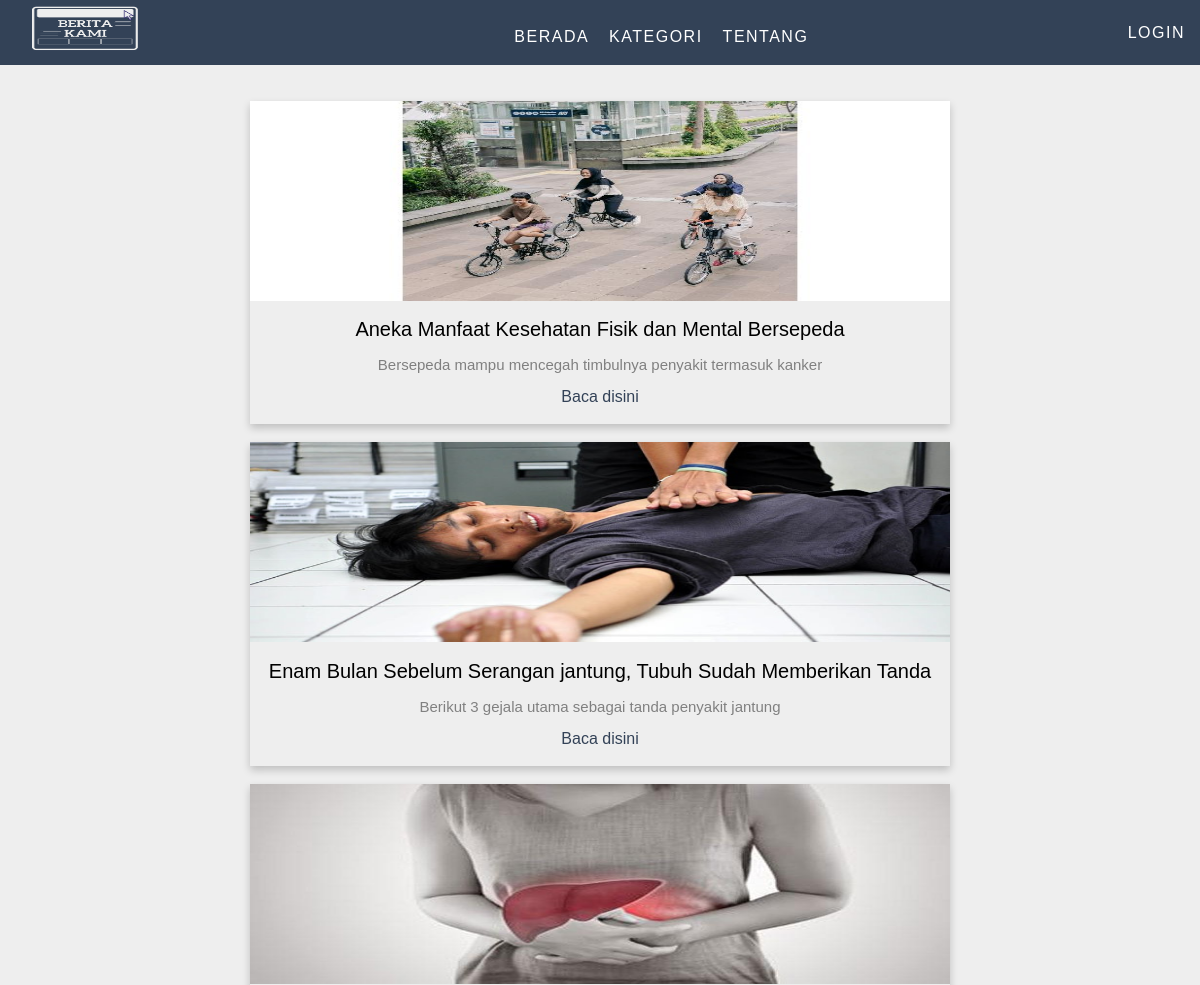
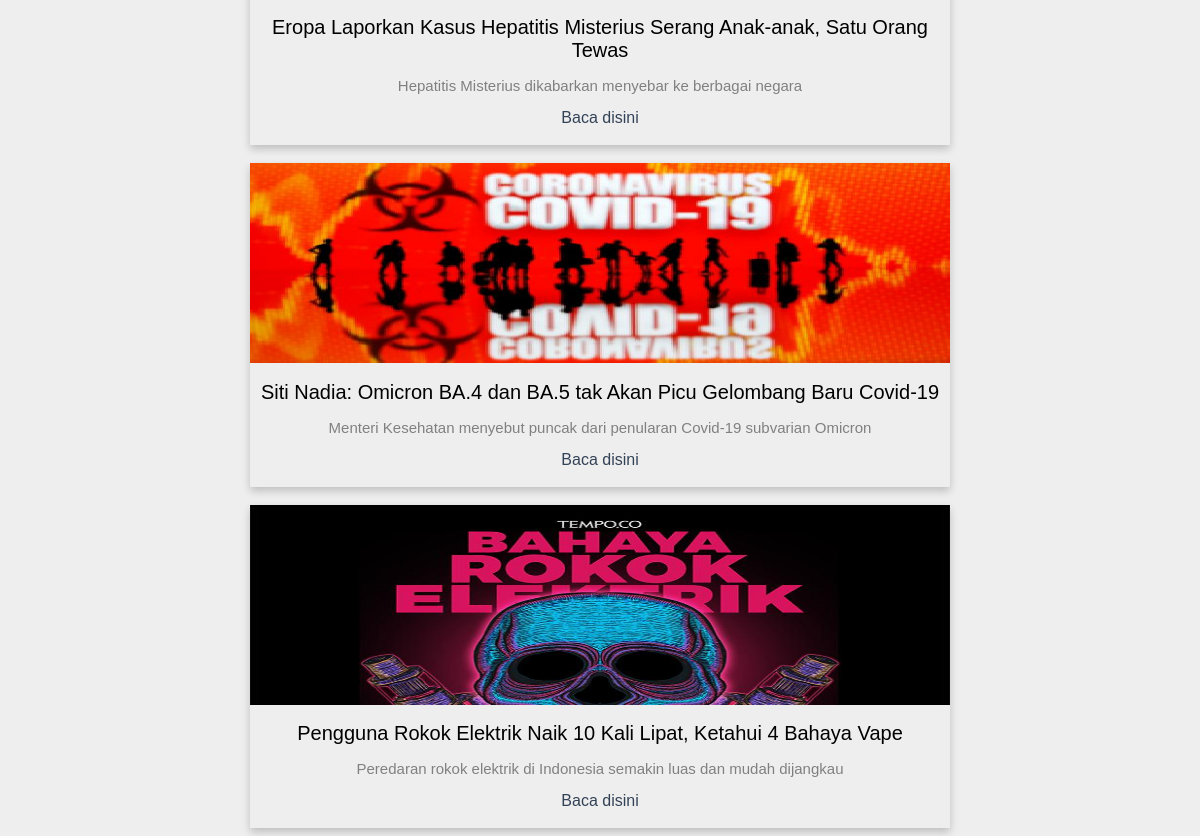
/kesehatanKategori.php, run on the app's committed database (2 pictures, top to bottom).
### tables this page shows
CREATE TABLE `berita` (
  `id` int(11) NOT NULL,
  `judul` varchar(100) NOT NULL,
  `sinopsis` varchar(256) NOT NULL,
  `isiBerita` text NOT NULL,
  `tipe` varchar(20) NOT NULL,
  `gambar` varchar(256) NOT NULL
);

### kesehatanKategori.php (the view, shortened to what this page needs)
<!DOCTYPE html>
<html lang="en">
<head>
    <link rel="stylesheet" href="style/styleKategori.css">
</head>
<body>
    <nav>
        <a href="index.php" class="logo">
            <div class="logoBk">
                <img src="assets/logoBk.png" alt="">
            </div>
        </a>
        <div>
            <ul class="menu">
                <li><a href="index.php">Berada</a></li>
                <li><a href="pilihKategori.php">Kategori</a></li>
                <li><a href="about.php">Tentang</a></li>
            </ul>
        </div>
        <a href="admin/loginAdmin.php" class="login">Login</a>
    </nav>
    <br>
    <br>
    <?php
    include "koneksi.php";
    $id = "";
    $query = "select * from berita where tipe = 'kesehatan'";
    $result = $mysqli->query($query);
    $num_results = $result->num_rows;
    if ($num_results > 0) {
        while ($row = $result->fetch_assoc()) {
            extract($row);
            ?>
            <div class="card">
                <img src="<?php echo ("{$gambar}"); ?>" alt="John" style="width:100%">
                <h1><?php echo ("{$judul}"); ?></h1>
                <p class="title"><?php echo ("{$sinopsis}"); ?></p>
                <?php echo ("<a href='readBerita.php?id={$id}'>Baca disini</a>") ?>
                <br>
                <br>
            </div>
            <br>
    <?php
        }
    }
    ?>
</body>
</html>

### style/styleKategori.css (style rules this page uses)
* { box-sizing: border-box; }
html { scroll-behavior: smooth; }
body { margin: 0; margin-top: 0; font-family: Verdana, sans-serif; background-color: #EEEEEE; }
ul { padding-top: 8px; list-style: none !important; }
a { text-decoration: none !important; color: #fff; }
nav { display: flex; justify-content: space-between; text-transform: uppercase; align-items: center; letter-spacing: 1.5px; background-color: #334257; padding: 15px; height: 65px; }
nav .logoBk img { padding-top: 20px; width: 140px; height: 110px; }
.logo { font-weight: bold; color: #fff; font-size: 23px; }
.logo img { width: 150px; height: 50px; }
.menu { display: flex; }
.menu li a { color: #fff; padding: 10px; }
.login { color: #fff; }
.card { box-shadow: 0 4px 8px 0 rgba(0, 0, 0, 0.2); max-width: 700px; max-height: 550px; margin: auto; text-align: center; }
.card img { width: 550px; height: 200px; }
.card h1 { font-size: 20px; font-weight: normal; }
.title { color: grey; font-size: 15px; }
.card a { color: #334257; }

### data on the page
berita: gambar (picture), judul "Aneka Manfaat Kesehatan Fisik dan Mental Bersepeda", sinopsis "Bersepeda mampu mencegah timbulnya penyakit termasuk kanker"
berita: gambar (picture), judul "Enam Bulan Sebelum Serangan jantung, Tubuh Sudah Memberikan Tanda", sinopsis "Berikut 3 gejala utama sebagai tanda penyakit jantung"
berita: gambar (picture), judul "Eropa Laporkan Kasus Hepatitis Misterius Serang Anak-anak, Satu Orang Tewas", sinopsis "Hepatitis Misterius dikabarkan menyebar ke berbagai negara"
berita: gambar (picture), judul "Siti Nadia: Omicron BA.4 dan BA.5 tak Akan Picu Gelombang Baru Covid-19", sinopsis "Menteri Kesehatan menyebut puncak dari penularan Covid-19 subvarian Omicron"
berita: gambar (picture), judul "Pengguna Rokok Elektrik Naik 10 Kali Lipat, Ketahui 4 Bahaya Vape", sinopsis "Peredaran rokok elektrik di Indonesia semakin luas dan mudah dijangkau"
